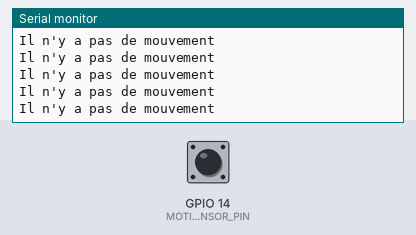
Bench run of a sketch on a simulated ESP32. Shown: the last lines printed to the serial monitor. The inputs (shaded band) are chosen by the test bench; at power-on: GPIO 14 (MOTION_SENSOR_PIN) LOW.

Above: at 1.2 s.
1.3 s: GPIO 14 (MOTION_SENSOR_PIN) driven HIGH
At 2.2 s:
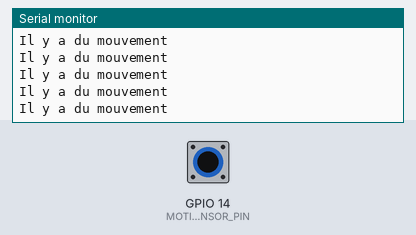
3.2 s: GPIO 14 (MOTION_SENSOR_PIN) pulsed LOW 2 times (0.12 s each, 0.3 s apart)
6.8 s: GPIO 14 (MOTION_SENSOR_PIN) driven LOW
At 7.5 s:
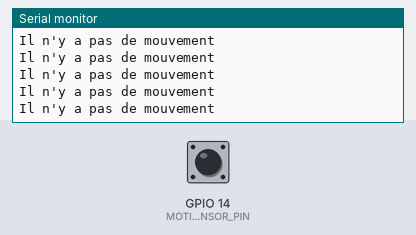
18.8 s: GPIO 14 (MOTION_SENSOR_PIN) driven HIGH
At 19.5 s:
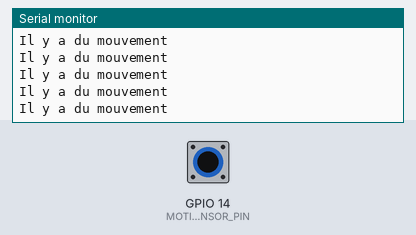
21.8 s: GPIO 14 (MOTION_SENSOR_PIN) driven LOW
At 22.3 s:
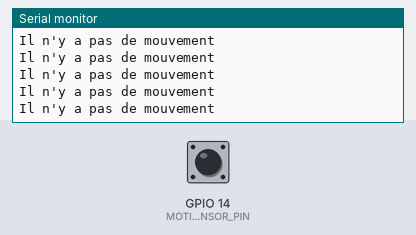
24.8 s: GPIO 14 (MOTION_SENSOR_PIN) driven HIGH
At 25.8 s:
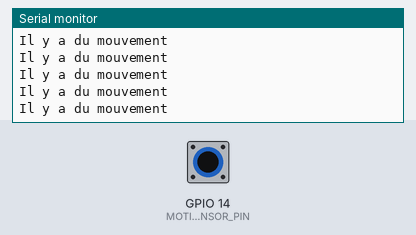

Measured:
- after the input at 1.3 s, the serial monitor: prints a new line at once (image 1)
- after the input at 6.8 s, the serial monitor: prints a new line at once (image 2)
- after the input at 18.8 s, the serial monitor: prints a new line at once (image 3)
- after the input at 21.8 s, the serial monitor: prints a new line at once (image 4)
- after the input at 24.8 s, the serial monitor: prints a new line at once (image 5)

The sketch:

Capteur_de_mouvement.ino
```cpp
#include <PinList.h>

void setup()
{
  Serial.begin(9600);
  pinMode(MOTION_SENSOR_PIN, INPUT);
}

void loop()
{
    if (digitalRead(MOTION_SENSOR_PIN) )
    {
      Serial.println("Il y a du mouvement");
    }
    else
    {
      Serial.println("Il n'y a pas de mouvement");
    }
    delay(10);
}
```

PinList.h
```cpp
#ifndef PinList_h
#define MFRC522_h

// 📌 Pins
const int WINDOW_SERVOR_PIN = 2; // Anciennement 5
const int DOOR_SERVOR_PIN = 4; // 🚪 Anciennement 13
const int LED_PIN = 12; // 💡
const int MOTION_SENSOR_PIN = 14; // 🏃
const int LEFT_BTN_PIN = 16; // 👈
const int HUMIDITY_SENSOR_PIN = 17; // 💧
const int GAS_SENSOR_PIN = 23; // 💨
const int BUZZER_PIN = 25; // 🔊
const int RGB_LED_PIN = 26; // 🚦
const int RIGHT_BTN_PIN = 27; // 👉
const int SMOKE_SENSOR_PIN = 34; // 🔥

#endif
```
